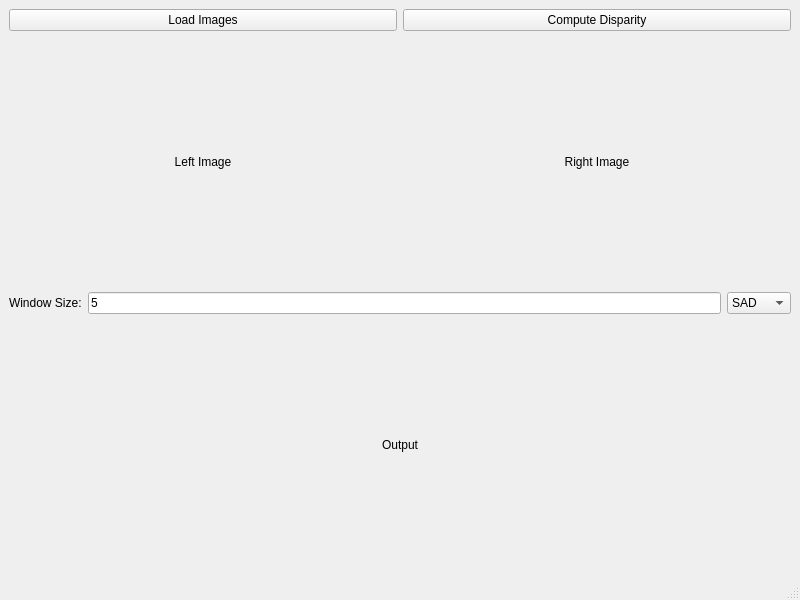
<?xml version="1.0" encoding="UTF-8"?>
<ui version="4.0">
 <class>MainWindow</class>
 <widget class="QMainWindow" name="MainWindow">
  <property name="geometry">
   <rect>
    <x>0</x>
    <y>0</y>
    <width>800</width>
    <height>600</height>
   </rect>
  </property>
  <property name="windowTitle">
   <string>Stereo Disparity App</string>
  </property>
  <widget class="QWidget" name="centralwidget">
   <layout class="QVBoxLayout" name="verticalLayout">
    <item>
     <layout class="QHBoxLayout" name="horizontalLayout">
      <item>
       <widget class="QPushButton" name="btnLoadImages">
        <property name="text">
         <string>Load Images</string>
        </property>
       </widget>
      </item>
      <item>
       <widget class="QPushButton" name="btnCompute">
        <property name="text">
         <string>Compute Disparity</string>
        </property>
       </widget>
      </item>
     </layout>
    </item>
    <item>
     <layout class="QHBoxLayout" name="horizontalLayout_2">
      <item>
       <widget class="QLabel" name="labelLeft">
        <property name="text">
         <string>Left Image</string>
        </property>
        <property name="alignment">
         <set>Qt::AlignCenter</set>
        </property>
       </widget>
      </item>
      <item>
       <widget class="QLabel" name="labelRight">
        <property name="text">
         <string>Right Image</string>
        </property>
        <property name="alignment">
         <set>Qt::AlignCenter</set>
        </property>
       </widget>
      </item>
     </layout>
    </item>
    <item>
     <layout class="QHBoxLayout" name="horizontalLayout_3">
      <item>
       <widget class="QLabel" name="label">
        <property name="text">
         <string>Window Size:</string>
        </property>
       </widget>
      </item>
      <item>
       <widget class="QLineEdit" name="lineWindowSize">
        <property name="text">
         <string>5</string>
        </property>
       </widget>
      </item>
      <item>
       <widget class="QComboBox" name="comboMethod">
        <item>
         <property name="text">
          <string>SAD</string>
         </property>
        </item>
        <item>
         <property name="text">
          <string>SSD</string>
         </property>
        </item>
        <item>
         <property name="text">
          <string>ZNCC</string>
         </property>
        </item>
       </widget>
      </item>
     </layout>
    </item>
    <item>
     <widget class="QLabel" name="labelOutput">
      <property name="text">
       <string>Output</string>
      </property>
      <property name="alignment">
       <set>Qt::AlignCenter</set>
      </property>
     </widget>
    </item>
   </layout>
  </widget>
  <widget class="QMenuBar" name="menubar">
   <property name="geometry">
    <rect>
     <x>0</x>
     <y>0</y>
     <width>800</width>
     <height>21</height>
    </rect>
   </property>
  </widget>
  <widget class="QStatusBar" name="statusbar"/>
 </widget>
 <resources/>
 <connections/>
</ui> 
